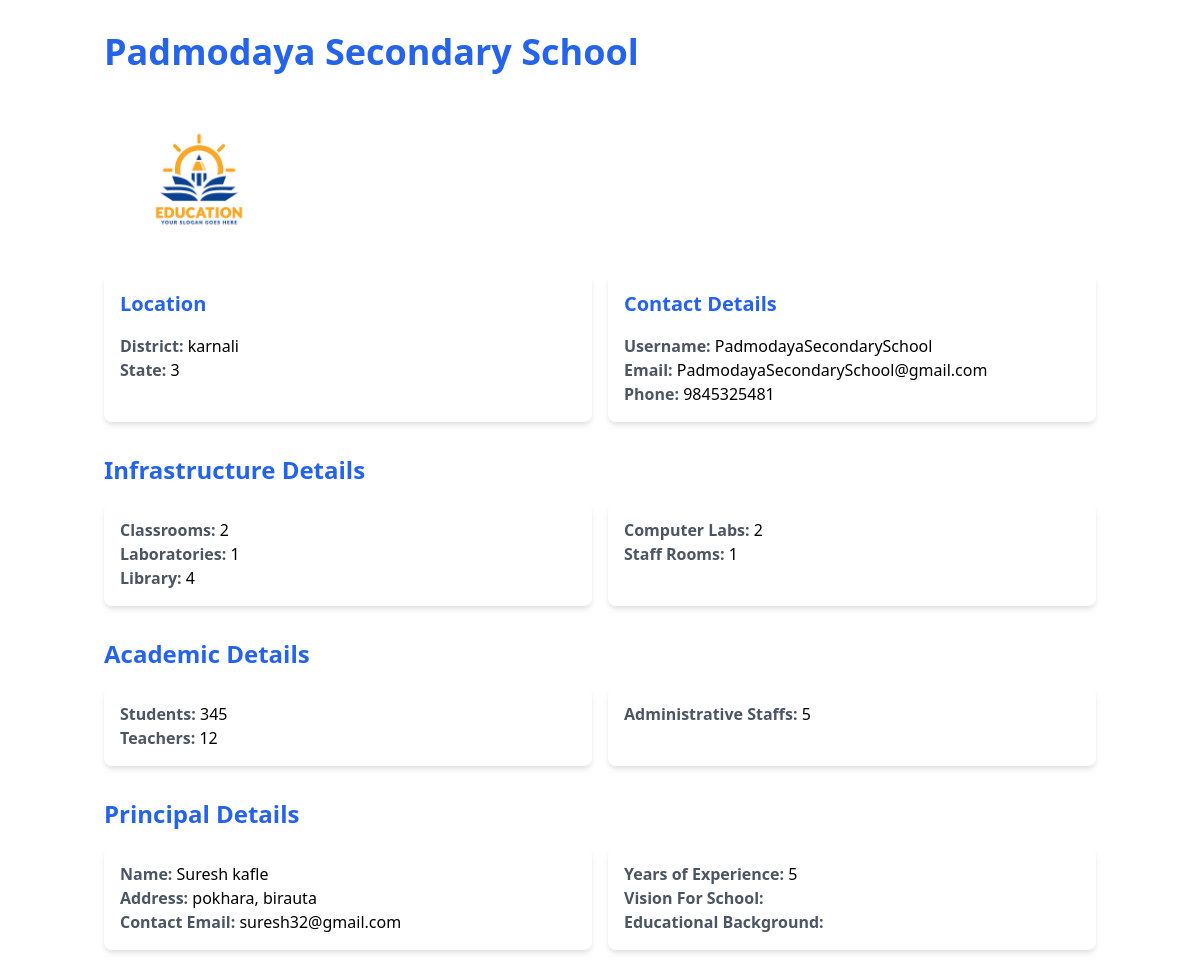
The app's page /distribute-budget/PadmodayaSecondarySchool, older data.
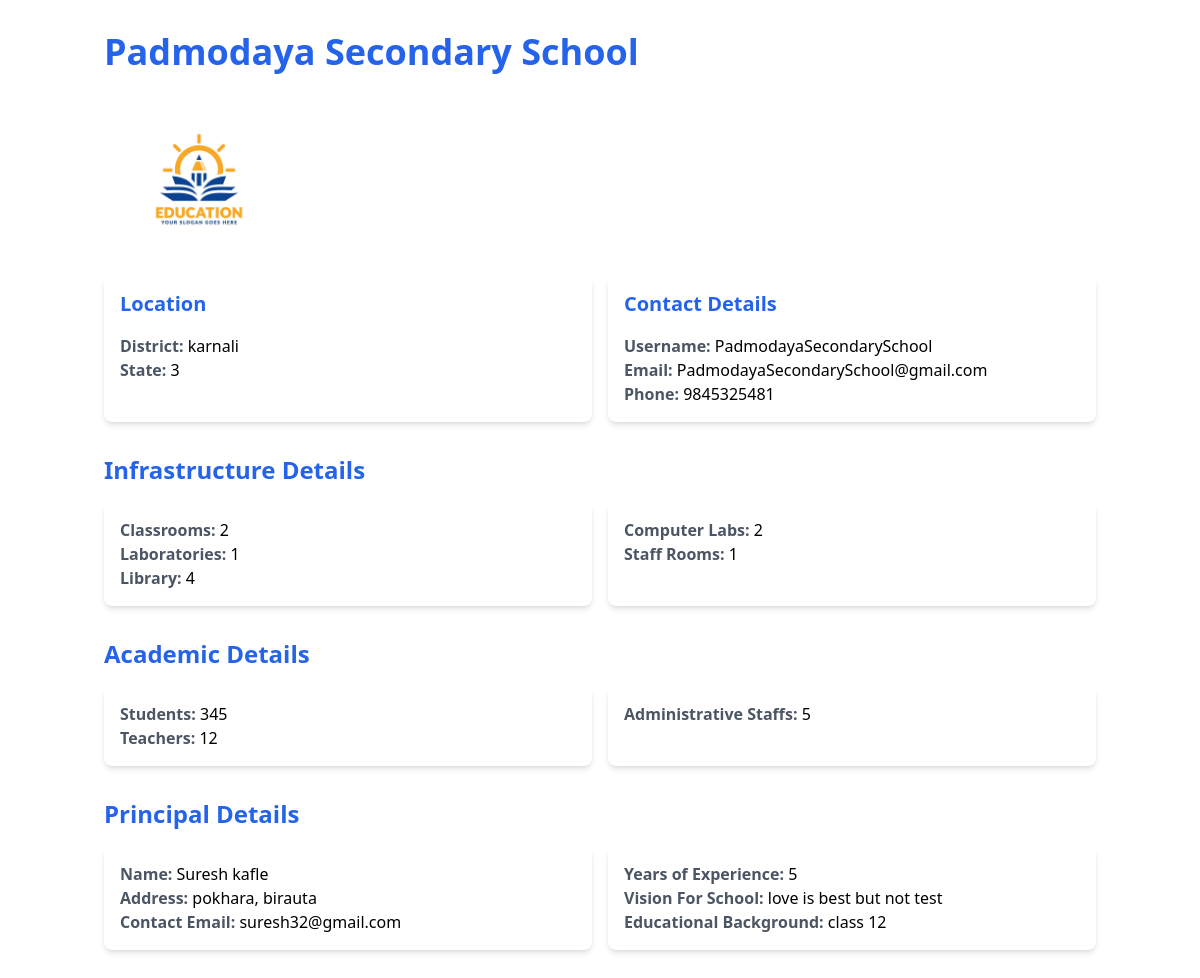
The same page, newer data.
### school/models.py (models this page shows, shortened)
class SchoolForm(models.Model):
    schoolname=models.CharField(max_length=100)
    username=models.CharField(max_length=100)
    email=models.CharField(max_length=100)
    district=models.CharField(max_length=100)
    state=models.IntegerField()
    pan=models.CharField(max_length=30)
    image_file = models.ImageField(upload_to='images/')
    classrooms=models.IntegerField()
    laboratories=models.IntegerField()
    library=models.IntegerField()
    computer_labs=models.IntegerField()
    staff_rooms=models.IntegerField()
    students=models.IntegerField()
    teachers=models.IntegerField()
    administrative_staffs=models.IntegerField()
    name=models.CharField(max_length=100)
    address=models.CharField(max_length=100)
    phone=models.CharField(max_length=20)
    contact_email=models.CharField(max_length=100)
    educational_background=models.CharField(max_length=100,default="")
    years_of_experience=models.IntegerField()
    vision_for_school=models.CharField(max_length=200,default="")
    bank_name=models.CharField(max_length=100,default='NIC Asia')
    account_number=models.BigIntegerField(default=0)
    status=models.IntegerField(default=0)

### moe/views.py (the view)
# urls.py: path("distribute-budget/<username>",views.distribute_budget),
def distribute_budget(request, username):
    school = SchoolForm.objects.get(username=username)
    context = {
        'school': school
    }
    return render(request, 'moe/distribute.html', context)

### moe/templates/moe/distribute.html (shortened to what this page needs)
<!DOCTYPE html>
<html lang="en">
<head>
    <script src="https://cdn.tailwindcss.com"></script>
</head>
<body>
    <div class="container mx-auto px-4 py-8">
        <h1 class="text-4xl font-bold mb-8 text-blue-600">{{ school.schoolname }}</h1>
        <img src="{{ school.image_file.url }}" class="img-fluid" alt="{{ school.schoolname }} Image" style="border-radius: 50%;width:150px;height:150px;;margin-top: 20px;margin-bottom: 20px;margin-left: 20px;">
        <div class="grid grid-cols-2 gap-4 mb-8">
          <div class="bg-white p-4 rounded-lg shadow-md">
            <h2 class="text-xl font-bold mb-4 text-blue-600">Location</h2>
            <p><strong class="text-gray-600">District:</strong> {{ school.district }}</p>
            <p><strong class="text-gray-600">State:</strong> {{ school.state }}</p>
          </div>
          <div class="bg-white p-4 rounded-lg shadow-md">
            <h2 class="text-xl font-bold mb-4 text-blue-600">Contact Details</h2>
            <p><strong class="text-gray-600">Username:</strong> {{ school.username }}</p>
            <p><strong class="text-gray-600">Email:</strong> {{ school.email }}</p>
            <p><strong class="text-gray-600">Phone:</strong> {{ school.phone }}</p>
          </div>
        </div>
        <h2 class="text-2xl font-bold mb-4 text-blue-600">Infrastructure Details</h2>
        <div class="grid grid-cols-2 gap-4 mb-8">
          <div class="bg-white p-4 rounded-lg shadow-md">
            <p><strong class="text-gray-600">Classrooms:</strong> {{ school.classrooms }}</p>
            <p><strong class="text-gray-600">Laboratories:</strong> {{ school.laboratories }}</p>
            <p><strong class="text-gray-600">Library:</strong> {{ school.library }}</p>
          </div>
          <div class="bg-white p-4 rounded-lg shadow-md">
            <p><strong class="text-gray-600">Computer Labs:</strong> {{ school.computer_labs }}</p>
            <p><strong class="text-gray-600">Staff Rooms:</strong> {{ school.staff_rooms }}</p>
          </div>
        </div>
        <h2 class="text-2xl font-bold mb-4 text-blue-600">Academic Details</h2>
        <div class="grid grid-cols-2 gap-4 mb-8">
          <div class="bg-white p-4 rounded-lg shadow-md">
            <p><strong class="text-gray-600">Students:</strong> {{ school.students }}</p>
            <p><strong class="text-gray-600">Teachers:</strong> {{ school.teachers }}</p>
          </div>
          <div class="bg-white p-4 rounded-lg shadow-md">
            <p><strong class="text-gray-600">Administrative Staffs:</strong> {{ school.administrative_staffs }}</p>
          </div>
        </div>
        <h2 class="text-2xl font-bold mb-4 text-blue-600">Principal Details</h2>
        <div class="grid grid-cols-2 gap-4 mb-8">
          <div class="bg-white p-4 rounded-lg shadow-md">
            <p><strong class="text-gray-600">Name:</strong> {{ school.name }}</p>
            <p><strong class="text-gray-600">Address:</strong> {{ school.address }}</p>
            <p><strong class="text-gray-600">Contact Email:</strong> {{ school.contact_email }} </p>
            </div>
          <div class="bg-white p-4 rounded-lg shadow-md">
            <p><strong class="text-gray-600">Years of Experience:</strong> {{ school.years_of_experience }}</p>
            <p><strong class="text-gray-600">Vision For School:</strong> {{ school.vision_for_school }}</p>
            <p><strong class="text-gray-600">Educational Background:</strong> {{ school.educational_background }} </p>
            </div>
</body>
</html>

Row changes from the older to the newer data that the page shows:
changed SchoolForm "Padmodaya Secondary School": vision_for_school (not shown) → "love is best but not test"; educational_background (not shown) → "class 12"
